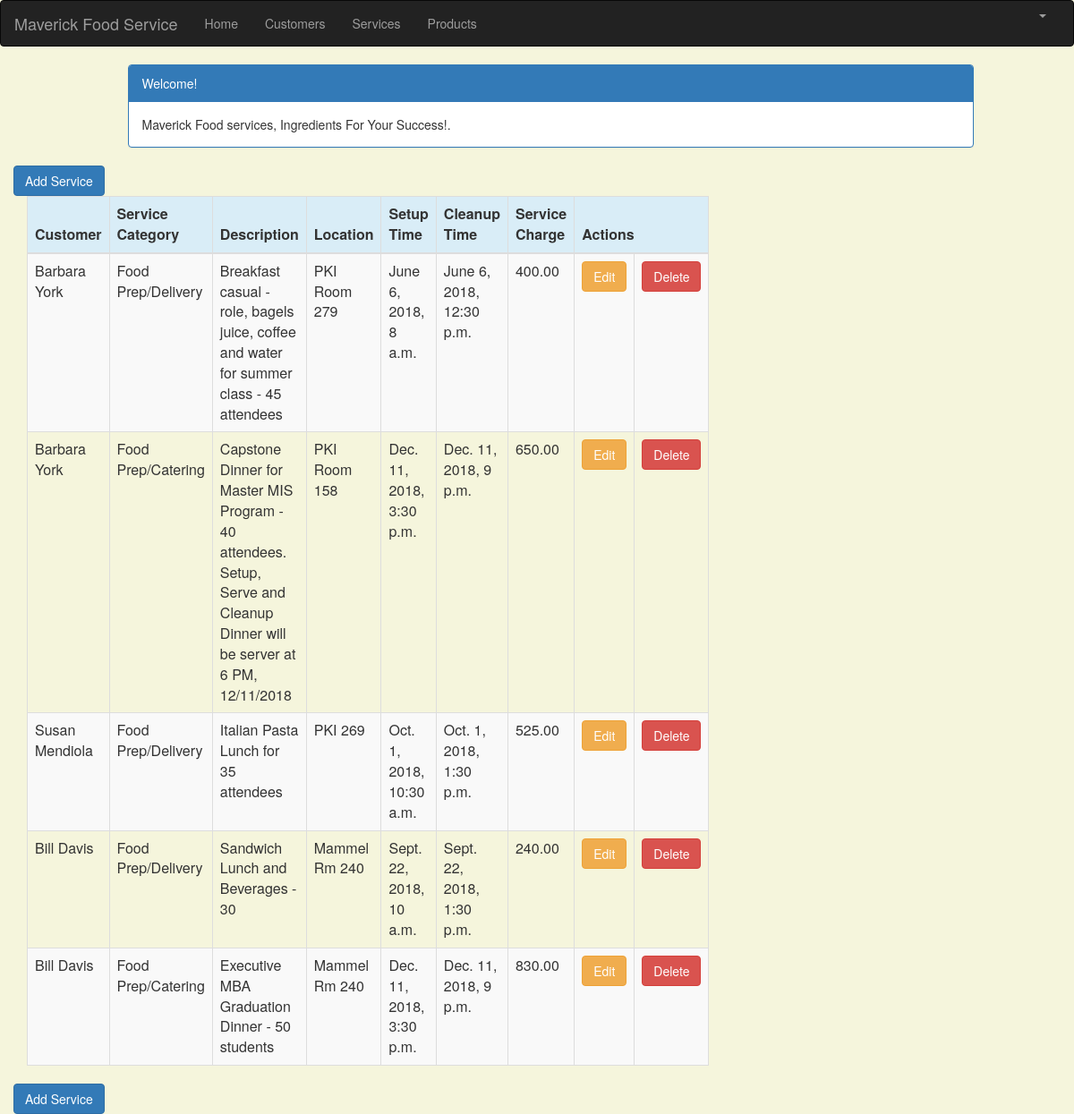
Screenshot of /service_list (signed in) with the database file from the repository.
### crm/models.py (models this page shows, shortened)
class Service(models.Model):
    cust_name = models.ForeignKey(Customer, on_delete=models.CASCADE, related_name='services')
    service_category = models.CharField(max_length=100)
    description = models.TextField()
    location = models.CharField(max_length=200)
    setup_time = models.DateTimeField(
        default=timezone.now)
    cleanup_time = models.DateTimeField(
        default=timezone.now)
    service_charge = models.DecimalField(max_digits=10, decimal_places=2)
    created_date = models.DateTimeField(
        default=timezone.now)
    updated_date = models.DateTimeField(auto_now_add=True)

class Customer(models.Model):
    cust_name = models.CharField(max_length=50)
    organization = models.CharField(max_length=100, blank=True)
    role = models.CharField(max_length=100)
    email = models.EmailField(max_length=100)
    bldgroom = models.CharField(max_length=100)
    address = models.CharField(max_length=200)
    account_number = models.IntegerField(blank=False, null=False)
    city = models.CharField(max_length=50)
    state = models.CharField(max_length=50)
    zipcode = models.CharField(max_length=10)
    phone_number = models.CharField(max_length=50)
    created_date = models.DateTimeField(
        default=timezone.now)
    updated_date = models.DateTimeField(auto_now_add=True)
    def __str__(self):
        return str(self.cust_name)

### crm/views.py (the view)
# urls.py: path('service_list', views.service_list, name='service_list'),
@login_required
def service_list(request):
   services = Service.objects.filter(created_date__lte=timezone.now())
   return render(request, 'crm/service_list.html', {'services': services})

### crm/templates/crm/service_list.html (shortened to what this page needs)
{% extends 'crm/base.html' %}
{% block content %}
    <html>
    <head>
        <link rel="stylesheet" href="https://maxcdn.bootstrapcdn.com/bootstrap/3.3.4/css/bootstrap.min.css">
    </head>
    <body>
    <div class="container">
        <div class="row">
            <div class="col-md-10 col-md-offset-1">
                <div class="panel panel-primary">
                    <div class="panel-heading">Welcome!</div>
                    <div class="panel-body">
                        Maverick Food services, Ingredients For Your Success!.
                    </div>
                </div>
            </div>
        </div>
    </div>
    <div class="row">
        <a href="{% url 'crm:service_new' %}" class="row"><span
                   class="btn btn-primary">Add Service</span></a>
    </div>
    <div>
        <table class="table table-striped table-bordered table-hover">
            <thead>
            <tr class="bg-info">
                <th>Customer</th>
                <th>Service Category</th>
                <th>Description</th>
                <th>Location</th>
                <th>Setup Time</th>
                <th>Cleanup Time</th>
                <th>Service Charge</th>
                <th colspan="3">Actions</th>
            </tr>
            </thead>
            <tbody>
            {% for service in services %}
                <tr>
                    <td>{{ service.cust_name }}</td>
                    <td>{{ service.service_category }}</td>
                    <td>{{ service.description }}</td>
                    <td>{{ service.location }}</td>
                    <td>{{ service.setup_time }}</td>
                    <td>{{ service.cleanup_time }}</td>
                    <td>{{ service.service_charge }}</td>
                    <td><a href="{% url 'crm:service_edit' pk=service.pk %}"
                        class="btn btn-warning">Edit</a>
                    </td>
                    <td><a href="{% url 'crm:service_delete' pk=service.pk %}"
                        onclick="return confirm('Are you sure you want to delete?')"
                        class="btn btn-danger">Delete</a>
                </td>
                </tr>
            {% endfor %}
            </tbody>
        </table>
     <div class="row">
            <a href=""><span
                    class="btn btn-primary">Add Service</span></a>
        </div>
    </div>
    </body>
    </html>
{% endblock %}

### crm/templates/crm/service_list.html (style rules this page uses)
body { background-color: beige; }

### rows the page displays
Service: cust_name "Barbara York", service_category "Food Prep/Delivery", description "Breakfast casual - role, bagels juice, coffee and water for summer class - 45 attendees", location "PKI Room 279", setup_time "June 6, 2018, 8 a.m.", cleanup_time "June 6, 2018, 12:30 p.m.", service_charge "400.00"
Service: cust_name "Barbara York", service_category "Food Prep/Catering", description "Capstone Dinner for Master MIS Program - 40 attendees. Setup, Serve and Cleanup Dinner will be server at 6 PM, 12/11/2018", location "PKI Room 158", setup_time "Dec. 11, 2018, 3:30 p.m.", cleanup_time "Dec. 11, 2018, 9 p.m.", service_charge "650.00"
Service: cust_name "Susan Mendiola", service_category "Food Prep/Delivery", description "Italian Pasta Lunch for 35 attendees", location "PKI 269", setup_time "Oct. 1, 2018, 10:30 a.m.", cleanup_time "Oct. 1, 2018, 1:30 p.m.", service_charge "525.00"
Service: cust_name "Bill Davis", service_category "Food Prep/Delivery", description "Sandwich Lunch and Beverages - 30", location "Mammel Rm 240", setup_time "Sept. 22, 2018, 10 a.m.", cleanup_time "Sept. 22, 2018, 1:30 p.m.", service_charge "240.00"
Service: cust_name "Bill Davis", service_category "Food Prep/Catering", description "Executive MBA Graduation Dinner - 50 students", location "Mammel Rm 240", setup_time "Dec. 11, 2018, 3:30 p.m.", cleanup_time "Dec. 11, 2018, 9 p.m.", service_charge "830.00"
